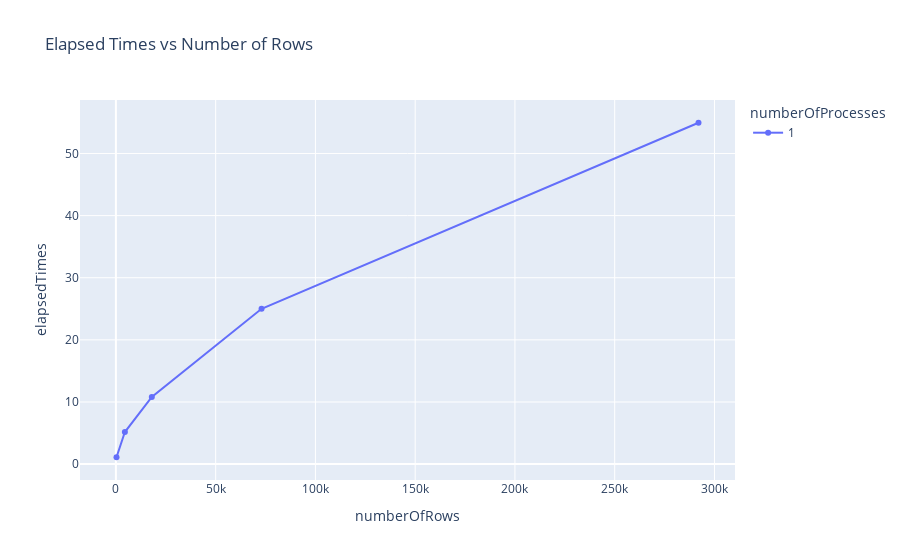

Notebook source saved alongside this figure:
### Code cell
import plotly
import plotly.express as px
import plotly.figure_factory as ff
import plotly.graph_objects as go
from plotly.subplots import make_subplots

if is_notebook():
    fig = px.line(df_stat, x="numberOfRows", y="elapsedTimes", color="numberOfProcesses", markers=True, title="Elapsed Times vs Number of Rows")
    fig.show()

### Figure 1 — Plotly figure (JSON) as saved in the notebook; plotly's stock layout.template omitted (floating-point values rounded to 4 significant figures)
{"data": [{"hovertemplate": "numberOfProcesses=1<br>numberOfRows=%{x}<br>elapsedTimes=%{y}<extra></extra>", "legendgroup": "1", "line": {"color": "#636efa", "dash": "solid"}, "marker": {"symbol": "circle"}, "mode": "lines+markers", "name": "1", "orientation": "v", "showlegend": true, "type": "scatter", "x": [300, 4500, 18000, 73000, 292000], "xaxis": "x", "y": [1.101, 5.158, 10.82, 25.0, 54.95], "yaxis": "y"}], "layout": {"legend": {"title": {"text": "numberOfProcesses"}, "tracegroupgap": 0}, "title": {"text": "Elapsed Times vs Number of Rows"}, "xaxis": {"anchor": "y", "domain": [0, 1], "title": {"text": "numberOfRows"}}, "yaxis": {"anchor": "x", "domain": [0, 1], "title": {"text": "elapsedTimes"}}}}
